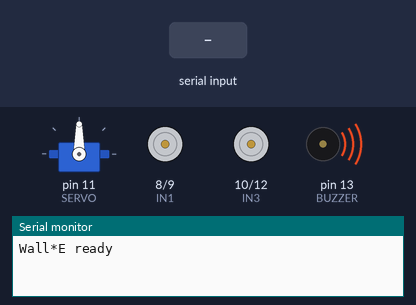
Simulated run of this sketch. Board: Arduino Uno, built with avr-gcc and run on an emulated ATmega328P. Parts: servo, motor-driver pin pairs drawn as motors (green arrow = first pin HIGH = forward, orange = second pin HIGH = backward, longer = more drive, scaled by the enable pin), buzzer (waves = sounding, pin HIGH), the last lines printed to the serial monitor. Inputs (shaded band) come from the test bench.

Above: at 1.2 s.
1.3 s: "w" received over Serial
At 1.8 s:
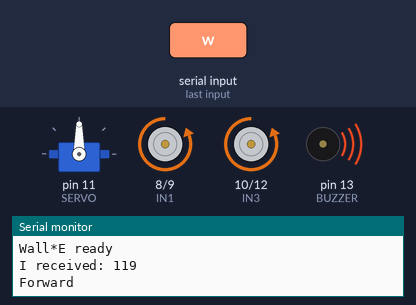
2.8 s: "s" received over Serial
At 4.0 s:
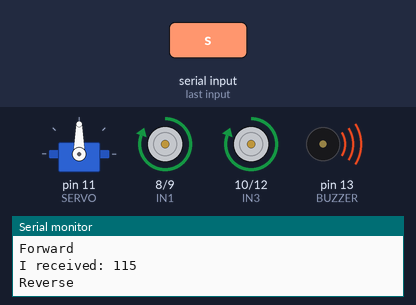
4.3 s: "a" received over Serial
At 5.2 s:
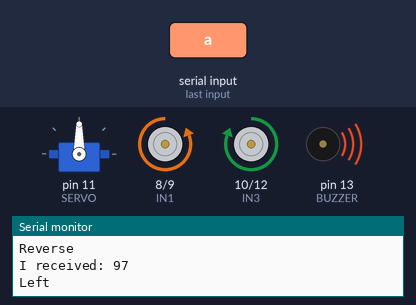
5.8 s: "d" received over Serial
At 6.4 s:
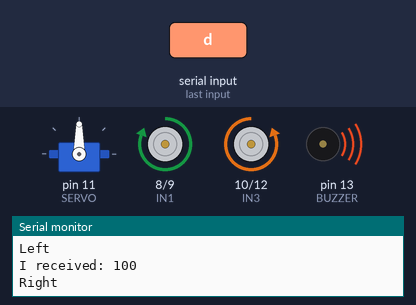
Timing chart, 0 to 8.3 s (numbered marks = the images above; inputs shaded):
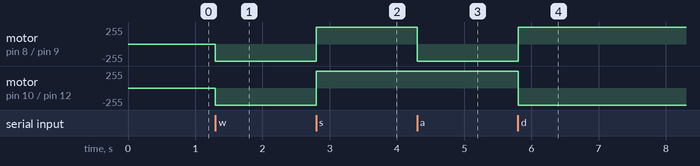

Measured:
- after the input at 1.3 s, motor on pin 8 (IN1) / pin 9 (IN2), motor on pin 10 (IN3) / pin 12 (IN4): stopped → backward 255/255 at once
- after the input at 2.8 s, motor on pin 8 (IN1) / pin 9 (IN2), motor on pin 10 (IN3) / pin 12 (IN4): backward 255/255 → forward 255/255 at once
- after the input at 4.3 s, motor on pin 8 (IN1) / pin 9 (IN2): forward 255/255 → backward 255/255 at once
- after the input at 5.8 s, motor on pin 8 (IN1) / pin 9 (IN2): backward 255/255 → forward 255/255 at once; motor on pin 10 (IN3) / pin 12 (IN4): forward 255/255 → backward 255/255 at once

The sketch:

wall-e.ino
```cpp
//WALL*E
// Libraries
#include <Servo.h>

// Controlls
int incomingByte = 0;

// Motor parts
#define SERVO 11    // Motor on pin D11
#define IN1 8       // Motor direction on pin D8
#define IN2 9       // Motor direction on pin D9
#define IN3 10      // Motor direction on pin D10
#define IN4 12      // Motor direction on pin D12
#define ENA 5       // PWM pin ENA speed
#define ENB 6       // PWM pin ENB speed

// Tools
#define LSNS A0     // Light sensor left pin A0
#define RSNS A1     // Light sensor right pin A1
#define BUZZER 13   // Buzzer on pin D13
#define LED1 0      // left led connect to D0
#define LED2 2      // right led connect to D2

#define trig A2     //
#define echo A3     // Head Motor
Servo head;

void goForward(){
  Serial.println("Forward");
  digitalWrite(IN1, LOW);
  digitalWrite(IN2, HIGH);
  digitalWrite(IN3, LOW);
  digitalWrite(IN4, HIGH);
}

void goBack(){
  Serial.println("Reverse");
  digitalWrite(IN1, HIGH);
  digitalWrite(IN2, LOW);
  digitalWrite(IN3, HIGH);
  digitalWrite(IN4, LOW);
}
void goStop(){
  Serial.println("Stop the Vehicle");
  digitalWrite(IN1, LOW);
  digitalWrite(IN2, LOW);
  digitalWrite(IN3, LOW);
  digitalWrite(IN4, LOW);
}

void goLeft(){
  Serial.println("Left");
  digitalWrite(IN1, LOW);
  digitalWrite(IN2, HIGH);
  digitalWrite(IN3, HIGH);
  digitalWrite(IN4, LOW);
}

void goRight(){
  Serial.println("Right");
  digitalWrite(IN1, HIGH);
  digitalWrite(IN2, LOW);
  digitalWrite(IN3, LOW);
  digitalWrite(IN4, HIGH);
}

void setSpeed(int lspeed,int rspeed){
  analogWrite(ENA,lspeed);
  analogWrite(ENB,rspeed);
}

void buzzOn(){
  digitalWrite(BUZZER, LOW);
}
void buzzOff(){
  digitalWrite(BUZZER, HIGH);
}

void lightsOn(){
  digitalWrite(LED1, HIGH);
  digitalWrite(LED2, HIGH);
}

void lightsOff(){
  digitalWrite(LED1, LOW);
  digitalWrite(LED2, LOW);
}

void alarm(){
  buzzOn();
  delay(100);
  buzzOff();
}

int watch(){
  long howfar;
  digitalWrite(trig, LOW);
  delayMicroseconds(5);
  digitalWrite(trig, HIGH);
  delayMicroseconds(15);
  digitalWrite(trig, LOW);
  howfar = pulseIn(echo, HIGH);
  howfar = howfar * 0.01657; //how far away is the object in cm
  Serial.println((int)howfar);
  return round(howfar);
}

void setup(){

  pinMode(IN1, OUTPUT);
  pinMode(IN2, OUTPUT);
  pinMode(IN3, OUTPUT);
  pinMode(IN4, OUTPUT);
  pinMode(ENA, OUTPUT);
  pinMode(ENB, OUTPUT);
  setSpeed(255,255);

  pinMode(BUZZER, OUTPUT);
  digitalWrite(BUZZER, HIGH);
  buzzOff();

  head.attach(SERVO);
  head.write(90);

  Serial.begin(9600);
  Serial.println("Wall*E ready");
}

void loop() {

  if (Serial.available() > 0) {

    int inByte = Serial.read();        // read the incoming byte:
    Serial.print("I received: ");
    Serial.println(inByte, DEC);   // say what you got

    switch (inByte){

	case 'w':
	  goForward(),delay(500);
	  break;
	case 's':
	  goBack(),delay(500);
	  break;
	case 'a':
	  goLeft(),delay(500);
	  break;
	case 'd':
	  goRight(),delay(500);
	  break;
	case 'q':
	  goStop();
	  break;
	default:
	  goStop();
    }
  }
}
```
